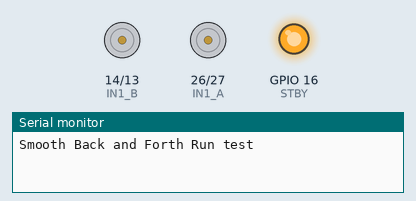
A sketch run on a simulated ESP32. Parts: motor-driver pin pairs drawn as motors (green arrow = first pin HIGH = forward, orange = second pin HIGH = backward, longer = more drive, scaled by the enable pin, stopped while the standby pin is LOW), output pins drawn as LEDs (lit = HIGH), the last lines printed to the serial monitor.

Above: at 0.1 s.
At 10.1 s:
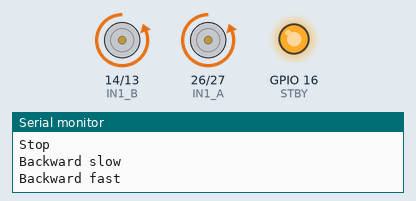
At 20.1 s:
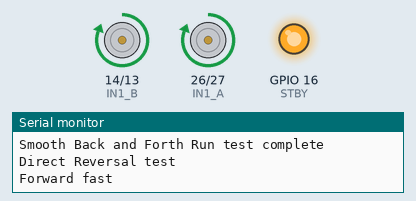
At 37.1 s:
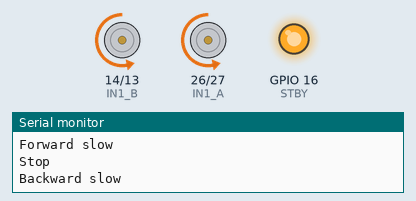
Timing chart, 0 to 40.0 s (numbered marks = the images above):
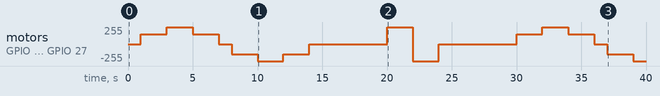

The sketch:

motor_test.ino
```cpp
#include <Arduino.h>

#define STBY 16

//Motor A
#define PWM_A 25
#define IN1_A 26
#define IN2_A 27

//Motor B
#define PWM_B 33
#define IN1_B 14
#define IN2_B 13

void setup() {
  Serial.begin(115200);
  pinMode(STBY, OUTPUT);
  pinMode(PWM_A, OUTPUT);
  pinMode(IN1_A, OUTPUT);
  pinMode(IN2_A, OUTPUT);
  pinMode(PWM_B, OUTPUT);
  pinMode(IN1_B, OUTPUT);
  pinMode(IN2_B, OUTPUT);

  digitalWrite(STBY, HIGH);
}

void driveMotor(int in1, int in2, int pwm, int speed) {
    if (speed == 0) {
        digitalWrite(in1, LOW);
        digitalWrite(in2, LOW);
        analogWrite(pwm, 0);
    }
    else {
        if (speed > 0) {
            digitalWrite(in1, HIGH);
            digitalWrite(in2, LOW);
        } else {
            digitalWrite(in1, LOW);
            digitalWrite(in2, HIGH);
        }
        analogWrite(pwm, abs(speed));
    }
}

void driveBoth(int speed) {
    driveMotor(IN1_A, IN2_A, PWM_A, speed);
    driveMotor(IN1_B, IN2_B, PWM_B, speed);
}

void loop(){
    //Test smooth back and forth run
    Serial.println("Smooth Back and Forth Run test\n");
    delay(1000);

    Serial.println("Forward slow");
    driveBoth(150);
    delay(2000);

    Serial.println("Forward fast");
    driveBoth(255);
    delay(2000);

    Serial.println("Forward slow");
    driveBoth(150);
    delay(2000);

    Serial.println("Stop");
    driveBoth(0);
    delay(1000);

    Serial.println("Backward slow");
    driveBoth(-150);
    delay(2000);

    Serial.println("Backward fast");
    driveBoth(-255);
    delay(2000);

    Serial.println("Backward slow");
    driveBoth(-150);
    delay(2000);

    Serial.println("Stop");
    driveBoth(0);
    Serial.println("Smooth Back and Forth Run test complete\n");
    delay(5000);

    //Test direct reversal from full forward to full backward
    Serial.println("Direct Reversal test\n");
    delay(1000);

    Serial.println("Forward fast");
    driveBoth(255);
    delay(2000);

    Serial.println("Backward fast");
    driveBoth(-255);
    delay(2000);

    Serial.println("Hard Stop");
    driveBoth(0);
    Serial.println("Direct Reversal test complete\n");
    delay(5000);
}
```

Measured:
- by itself, motor on GPIO 14 (IN1_B) / GPIO 13 (IN2_B), motor on GPIO 26 (IN1_A) / GPIO 27 (IN2_A): stopped → forward 150/255 at 1.0 s, → forward 255/255 2.0 s later, → forward 150/255 2.0 s later, → stopped 2.0 s later, … (17 changes in this stretch)
